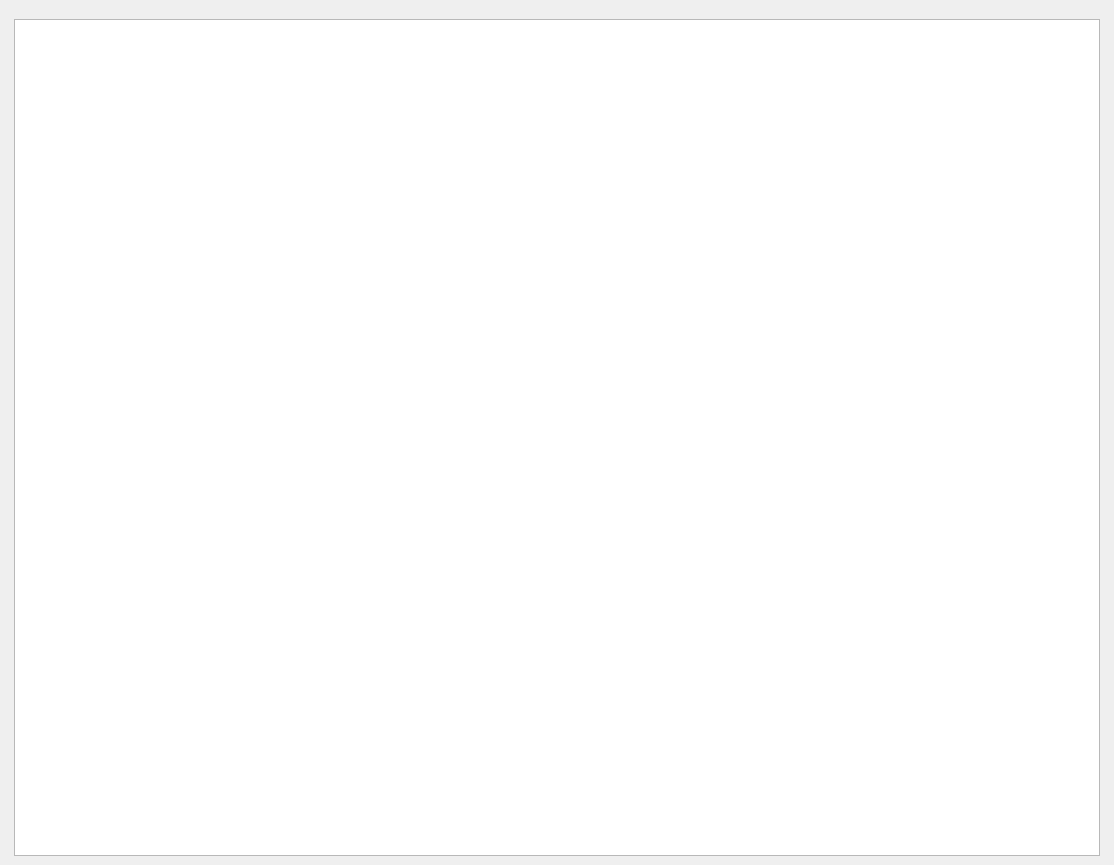
<?xml version="1.0" encoding="UTF-8"?>
<ui version="4.0">
 <class>WindowStatisticsInsDiscountRegistFee</class>
 <widget class="QMainWindow" name="WindowStatisticsInsDiscountRegistFee">
  <property name="geometry">
   <rect>
    <x>0</x>
    <y>0</y>
    <width>1114</width>
    <height>865</height>
   </rect>
  </property>
  <property name="windowTitle">
   <string>掛號費優待統計</string>
  </property>
  <widget class="QWidget" name="centralwidget">
   <layout class="QHBoxLayout" name="horizontalLayout">
    <item>
     <layout class="QVBoxLayout" name="verticalLayout">
      <property name="leftMargin">
       <number>5</number>
      </property>
      <property name="topMargin">
       <number>10</number>
      </property>
      <property name="rightMargin">
       <number>5</number>
      </property>
      <item>
       <layout class="QVBoxLayout" name="verticalLayout_5">
        <item>
         <layout class="QHBoxLayout" name="horizontalLayout_2">
          <item>
           <layout class="QVBoxLayout" name="verticalLayout_3">
            <item>
             <widget class="QTableWidget" name="tableWidget_medical_record">
              <property name="editTriggers">
               <set>QAbstractItemView::NoEditTriggers</set>
              </property>
              <property name="alternatingRowColors">
               <bool>true</bool>
              </property>
              <property name="selectionMode">
               <enum>QAbstractItemView::SingleSelection</enum>
              </property>
              <property name="selectionBehavior">
               <enum>QAbstractItemView::SelectRows</enum>
              </property>
             </widget>
            </item>
            <item>
             <layout class="QHBoxLayout" name="horizontalLayout_chart"/>
            </item>
           </layout>
          </item>
         </layout>
        </item>
       </layout>
      </item>
     </layout>
    </item>
   </layout>
  </widget>
  <widget class="QMenuBar" name="menubar">
   <property name="geometry">
    <rect>
     <x>0</x>
     <y>0</y>
     <width>1114</width>
     <height>27</height>
    </rect>
   </property>
  </widget>
  <action name="action_export_excel">
   <property name="icon">
    <iconset>
     <normaloff>../icons/document-export.svg</normaloff>../icons/document-export.svg</iconset>
   </property>
   <property name="text">
    <string>匯出Excel</string>
   </property>
  </action>
 </widget>
 <resources/>
 <connections/>
</ui>
